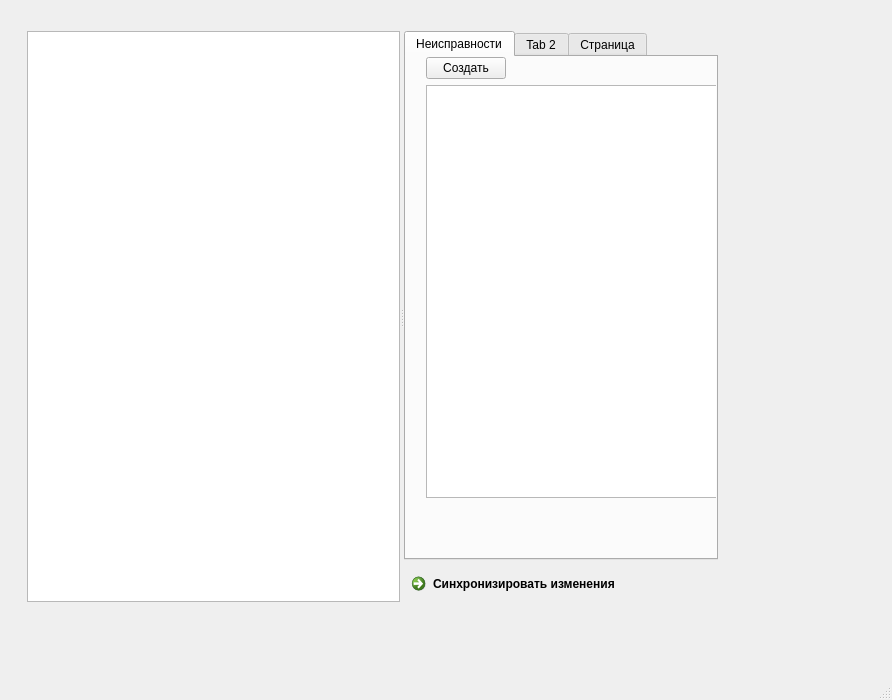
<?xml version="1.0" encoding="UTF-8"?>
<ui version="4.0">
 <class>MainForm</class>
 <widget class="QMainWindow" name="MainForm">
  <property name="geometry">
   <rect>
    <x>0</x>
    <y>0</y>
    <width>892</width>
    <height>700</height>
   </rect>
  </property>
  <property name="windowTitle">
   <string>Cryotec Клиент</string>
  </property>
  <widget class="QWidget" name="centralwidget">
   <widget class="QSplitter" name="splitter">
    <property name="geometry">
     <rect>
      <x>27</x>
      <y>31</y>
      <width>691</width>
      <height>571</height>
     </rect>
    </property>
    <property name="orientation">
     <enum>Qt::Horizontal</enum>
    </property>
    <widget class="QTreeWidget" name="machines_tree">
     <property name="headerHidden">
      <bool>true</bool>
     </property>
     <column>
      <property name="text">
       <string notr="true">1</string>
      </property>
     </column>
    </widget>
    <widget class="QWidget" name="">
     <layout class="QVBoxLayout" name="verticalLayout_2">
      <item>
       <widget class="QTabWidget" name="tabWidget">
        <property name="currentIndex">
         <number>0</number>
        </property>
        <widget class="QWidget" name="tabReport">
         <attribute name="title">
          <string>Неисправности</string>
         </attribute>
         <widget class="QWidget" name="">
          <property name="geometry">
           <rect>
            <x>20</x>
            <y>0</y>
            <width>331</width>
            <height>441</height>
           </rect>
          </property>
          <layout class="QVBoxLayout" name="verticalLayout">
           <item>
            <layout class="QHBoxLayout" name="horizontalLayout_2">
             <item>
              <widget class="QPushButton" name="create_report_button">
               <property name="text">
                <string>Создать</string>
               </property>
              </widget>
             </item>
             <item>
              <spacer name="horizontalSpacer">
               <property name="orientation">
                <enum>Qt::Horizontal</enum>
               </property>
               <property name="sizeHint" stdset="0">
                <size>
                 <width>40</width>
                 <height>20</height>
                </size>
               </property>
              </spacer>
             </item>
            </layout>
           </item>
           <item>
            <widget class="QTableView" name="report_table"/>
           </item>
          </layout>
         </widget>
        </widget>
        <widget class="QWidget" name="tabFix">
         <attribute name="title">
          <string>Tab 2</string>
         </attribute>
        </widget>
        <widget class="QWidget" name="tab">
         <attribute name="title">
          <string>Страница</string>
         </attribute>
        </widget>
       </widget>
      </item>
      <item>
       <widget class="QCommandLinkButton" name="sync_button">
        <property name="text">
         <string>Синхронизировать изменения</string>
        </property>
       </widget>
      </item>
     </layout>
    </widget>
   </widget>
   <zorder>layoutWidget</zorder>
   <zorder>sync_button</zorder>
   <zorder>tabWidget</zorder>
   <zorder>sync_button</zorder>
  </widget>
  <widget class="QMenuBar" name="menubar">
   <property name="geometry">
    <rect>
     <x>0</x>
     <y>0</y>
     <width>892</width>
     <height>32</height>
    </rect>
   </property>
  </widget>
  <widget class="QStatusBar" name="statusbar"/>
 </widget>
 <resources/>
 <connections/>
</ui>
